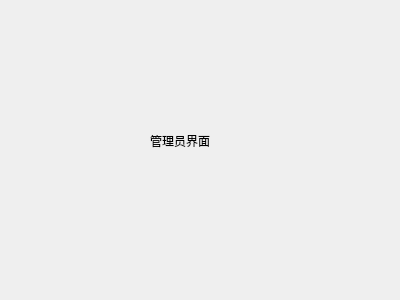
<?xml version="1.0" encoding="UTF-8"?>
<ui version="4.0">
 <class>mainwindow2</class>
 <widget class="QWidget" name="mainwindow2">
  <property name="geometry">
   <rect>
    <x>0</x>
    <y>0</y>
    <width>400</width>
    <height>300</height>
   </rect>
  </property>
  <property name="windowTitle">
   <string>Form</string>
  </property>
  <widget class="QLabel" name="label">
   <property name="geometry">
    <rect>
     <x>150</x>
     <y>100</y>
     <width>121</width>
     <height>81</height>
    </rect>
   </property>
   <property name="text">
    <string>管理员界面</string>
   </property>
  </widget>
 </widget>
 <resources/>
 <connections/>
</ui>
